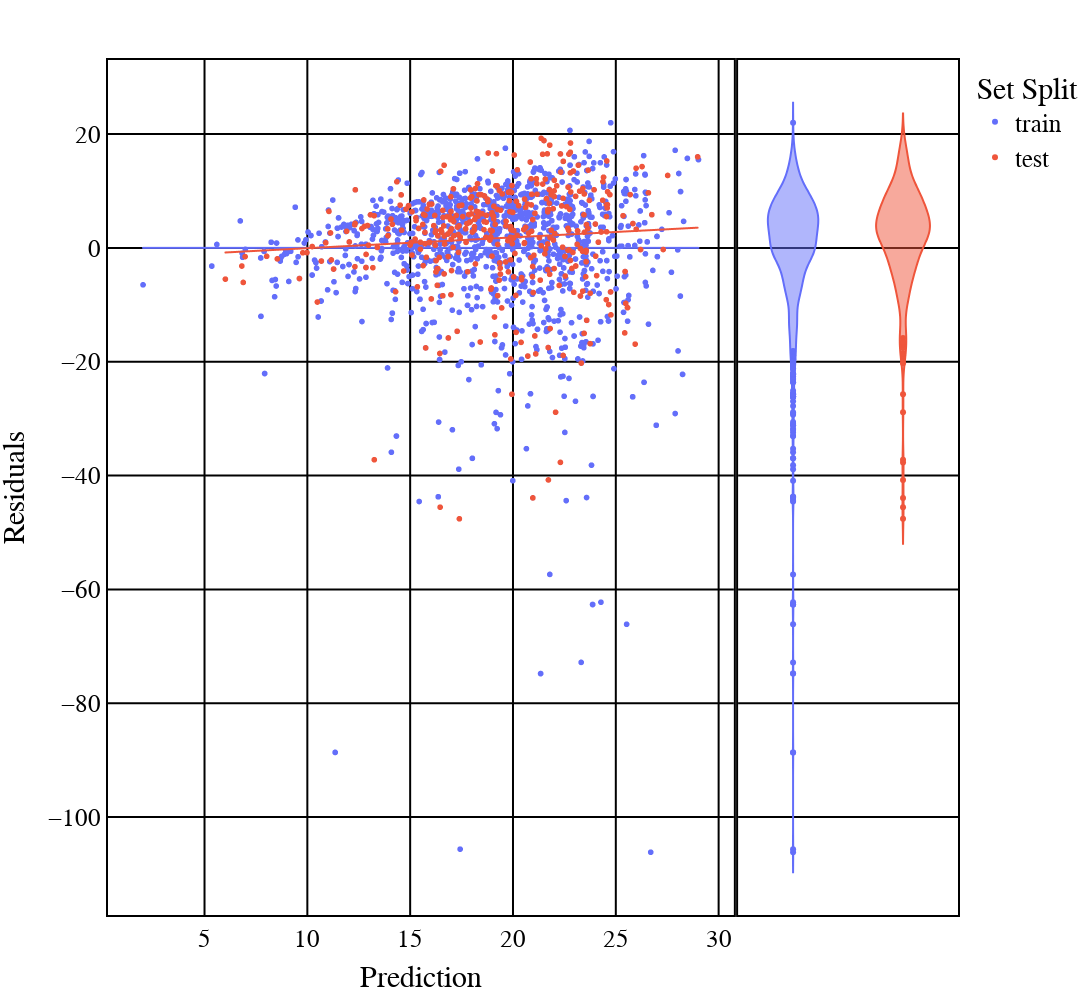

The notebook cell this image was saved under:
### Markdown cell above
### Analyse the Estimated Values & Regression Residuals
The residuals are still not normally distributed, as they should for linear regression, however, the situation is much better now since they seem to be closer to the i.i.d (indepentently and identically distributed) assumption.

### Code cell
res_train=df.loc[training_idx, ['residuals']]
check_normality(res_train)
res_test=df.loc[testing_idx, ['residuals']]
check_normality(res_test)
pred_residuals_violing(df)

### Figure 1 — Plotly figure (JSON) as saved in the notebook; plotly's stock layout.template omitted (floating-point values rounded to 4 significant figures; data arrays with more than 128 entries replaced by an {"elided": "..."} marker saying what was removed)
{"data": [{"hovertemplate": "Set Split=train<br>prediction=%{x}<br>residuals=%{y}<extra></extra>", "legendgroup": "train", "marker": {"color": "#636efa", "symbol": "circle"}, "mode": "markers", "name": "train", "showlegend": true, "type": "scattergl", "x": {"elided": "1600 float values"}, "xaxis": "x", "y": {"elided": "1600 float values"}, "yaxis": "y"}, {"alignmentgroup": "True", "hovertemplate": "Set Split=train<br>residuals=%{y}<extra></extra>", "legendgroup": "train", "marker": {"color": "#636efa", "symbol": "circle"}, "name": "train", "offsetgroup": "train", "scalegroup": "y", "showlegend": false, "type": "violin", "xaxis": "x2", "y": {"elided": "1600 float values"}, "yaxis": "y2"}, {"hovertemplate": "<b>OLS trendline</b><br>residuals = -9.66241e-16 * prediction + 1.74305e-14<br>R<sup>2</sup>=0.000000<br><br>Set Split=train<br>prediction=%{x}<br>residuals=%{y} <b>(trend)</b><extra></extra>", "legendgroup": "train", "marker": {"color": "#636efa", "symbol": "circle"}, "mode": "lines", "name": "train", "showlegend": false, "type": "scattergl", "x": {"elided": "1600 float values"}, "xaxis": "x", "y": {"elided": "1600 float values"}, "yaxis": "y"}, {"hovertemplate": "Set Split=test<br>prediction=%{x}<br>residuals=%{y}<extra></extra>", "legendgroup": "test", "marker": {"color": "#EF553B", "symbol": "circle"}, "mode": "markers", "name": "test", "showlegend": true, "type": "scattergl", "x": {"elided": "400 float values"}, "xaxis": "x", "y": {"elided": "400 float values"}, "yaxis": "y"}, {"alignmentgroup": "True", "hovertemplate": "Set Split=test<br>residuals=%{y}<extra></extra>", "legendgroup": "test", "marker": {"color": "#EF553B", "symbol": "circle"}, "name": "test", "offsetgroup": "test", "scalegroup": "y", "showlegend": false, "type": "violin", "xaxis": "x2", "y": {"elided": "400 float values"}, "yaxis": "y2"}, {"hovertemplate": "<b>OLS trendline</b><br>residuals = 0.189661 * prediction + -1.94468<br>R<sup>2</sup>=0.006037<br><br>Set Split=test<br>prediction=%{x}<br>residuals=%{y} <b>(trend)</b><extra></extra>", "legendgroup": "test", "marker": {"color": "#EF553B", "symbol": "circle"}, "mode": "lines", "name": "test", "showlegend": false, "type": "scattergl", "x": {"elided": "400 float values"}, "xaxis": "x", "y": {"elided": "400 float values"}, "yaxis": "y"}], "layout": {"font": {"color": "black", "family": "Courier New", "size": 25}, "height": 1000, "legend": {"title": {"text": "Set Split"}, "tracegroupgap": 0}, "margin": {"t": 60}, "paper_bgcolor": "rgba(255,255,255, 1)", "plot_bgcolor": "rgba(255,255,255, 1)", "width": 1500, "xaxis": {"anchor": "y", "domain": [0, 0.7363], "gridcolor": "black", "gridwidth": 2, "linecolor": "black", "linewidth": 2, "mirror": true, "showline": true, "title": {"text": "Prediction"}, "zeroline": true, "zerolinecolor": "black", "zerolinewidth": 2}, "xaxis2": {"anchor": "y2", "domain": [0.7413, 1], "gridcolor": "black", "gridwidth": 2, "linecolor": "black", "linewidth": 2, "matches": "x2", "mirror": true, "showgrid": false, "showline": true, "showticklabels": false, "ticks": "", "zeroline": true, "zerolinecolor": "black", "zerolinewidth": 2}, "yaxis": {"anchor": "x", "domain": [0, 1], "gridcolor": "black", "gridwidth": 2, "linecolor": "black", "linewidth": 2, "mirror": true, "showline": true, "title": {"text": "Residuals"}, "zerolinecolor": "black", "zerolinewidth": 2}, "yaxis2": {"anchor": "x2", "domain": [0, 1], "gridcolor": "black", "gridwidth": 2, "linecolor": "black", "linewidth": 2, "matches": "y", "mirror": true, "showgrid": true, "showline": true, "showticklabels": false, "zerolinecolor": "black", "zerolinewidth": 2}}}
